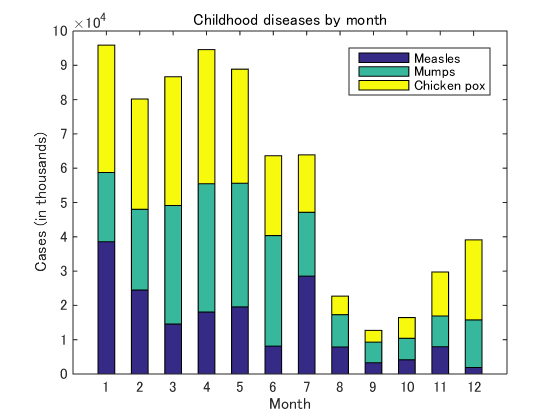
#> input picture FirstTest-3Classes-JPGType/dataset/train-validation/bar_chart_126.jpg, 560 x 420 px; its folder holds only this picture in this run
$ python build_dataset.py
#> lines starting #> are read from the running program, lines starting #| are printed output that depends on the picture
### FirstTest-3Classes-JPGType/loadData.py
import cv2
import numpy as np


def loadImage(filePath):
    image = cv2.imread(filePath)
    gray_image = cv2.cvtColor(image, cv2.COLOR_BGR2GRAY)
    return image

def resize_image(filePath, final_height, final_width):
    image = loadImage(filePath)
    height, width, channels = image.shape
    final_ratio = float(final_width) / final_height
    ratio = float(width / height)
    if ratio < final_ratio:
        wanted_width = round(final_ratio*height)
        border = int(wanted_width - width)
        blank_image = np.zeros((height, border, 3), np.uint8)
        blank_image[:,:] = (255, 255, 255)
        final = np.concatenate((image, blank_image), axis=1)
    elif ratio > final_ratio:
        wanted_height = round(width/final_ratio)
        border = int(wanted_height - height)
        blank_image = np.zeros((border, width, 3), np.uint8)
        blank_image[:, :] = (255, 255, 255)
        final = np.concatenate((image, blank_image), axis=0)
    else:
        final = image
    resized_image = cv2.resize(final, (final_width, final_height))
    # cv2.imshow('Resized Image', resized_image)
    # cv2.waitKey(0)

    return resized_image

### FirstTest-3Classes-JPGType/build_dataset.py
import numpy as np
import glob
from random import shuffle
import loadData
import pickle

#Building an images dataset with 3 classes : Line chart Bar chart, Scatter plot
shuffle_data = True

#Contains 120 images of 3 classes : Line Chart, Bar Chart, Scatter Chart
train_path = "./dataset/train-validation/*.jpg"
offset = 0.7
X = []
X_val = []
Y = []
Y_val = []

#Get a list of my training images paths
addrs = glob.glob(train_path)

#Get a list of my training images labels
labels = [0 if 'line' in addr else 1 if 'bar' in addr else 2 for addr in addrs]  # 0 = Line, 1 = Bar, 2=Scatter


#To shuffle data
if shuffle_data:
    c = list(zip(addrs, labels))
    shuffle(c)
    addrs, labels = zip(*c)


#Divide the data into offset% train, offset% validation
train_addrs = addrs[0:int(offset*len(addrs))]
train_labels = labels[0:int(offset*len(labels))]
validation_addrs = addrs[int(offset*len(addrs)):]
validation_labels = labels[int(offset*len(labels)):]

#Create a list of resized image array for the training dataset
for addr in train_addrs:
    img = loadData.resize_image(addr,32,32)
    X.append(img)

#Create a list of image labels for the training dataset: [1,0,0] : Line, [0,1,0] : Bar,[0,0,1] : Scatter
Y = train_labels
Y_train =[]
for a in Y :
    if a==0:
        Y_train.append([1,0,0])
    else:
        if a==1:
            Y_train.append([0,1,0])
        else:
            Y_train.append([0,0,1])

Y_train = np.asarray(Y_train,dtype='float32')

#Create a list of resized image array for the validation dataset
for addr in validation_addrs :
    img = loadData.resize_image(addr,32,32)
#> in loadImage, image is the input picture: shape (420, 560, 3); mean B, G, R 218.7, 231.3, 224.3
#> in loadImage, `gray_image = cv2.cvtColor(image, cv2.COLOR_BGR2GRAY)`:
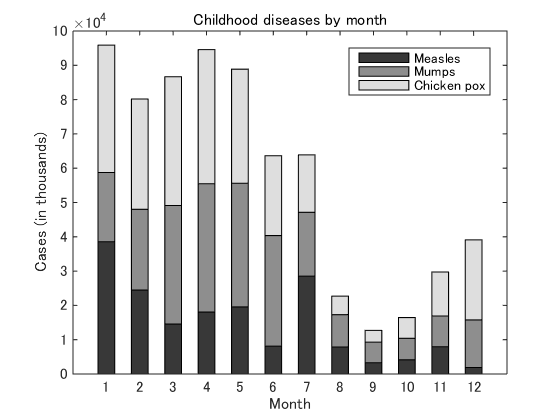
#> gray_image: shape (420, 560); min 0, max 255, mean 227.8
#> in resize_image, `final = np.concatenate((image, blank_image), axis=0)`:
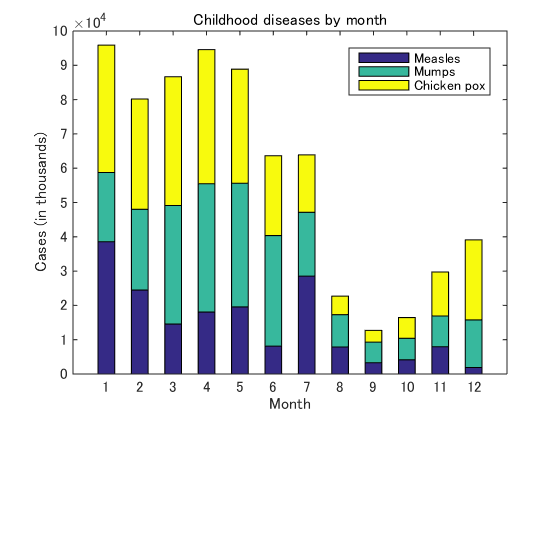
#> final: shape (560, 560, 3); mean B, G, R 227.8, 237.2, 231.9
#> in resize_image, `resized_image = cv2.resize(final, (final_width, final_height))`:
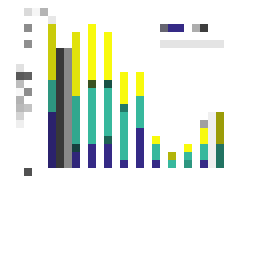
#> resized_image: shape (32, 32, 3) (shown 8 times larger); mean B, G, R 229.2, 237.5, 232.3
    X_val.append(img)

#Create a list of image labels for the validation dataset: [1,0,0] : Line, [0,1,0] : Bar,[0,0,1] : Scatter
Y_val = validation_labels
Y_val_resized =[]
for a in Y_val :
    if a==0:
        Y_val_resized.append([1,0,0])
    else:
        if a==1:
            Y_val_resized.append([0,1,0])
        else:
            Y_val_resized.append([0,0,1])

Y_val_resized = np.asarray(Y_val_resized,dtype='float32')

X_train = np.asarray(X,dtype='float32')
X_val_resized = np.asarray(X_val,dtype='float32')

print(X_train)
print(Y_train)
print(X_val_resized)
#> (printed output is left out)
print(Y_val_resized)

print(X_train.shape)
print(Y_train.shape)
print(X_val_resized.shape)
#| (1, 32, 32, 3)
print(Y_val_resized.shape)


with open('dataset.pkl', 'wb') as f:
    #train_set, valid_set, test_set = pickle.load(f)
    pickle.dump((X_train,Y_train,X_val_resized,Y_val_resized),f)

'''with open("dataset.pkl", "rb") as f:
    a,b,c,d = pickle.load(f)'''

$ run again, on FirstTest-3Classes-JPGType/dataset/train-validation/bar_chart_255.jpg
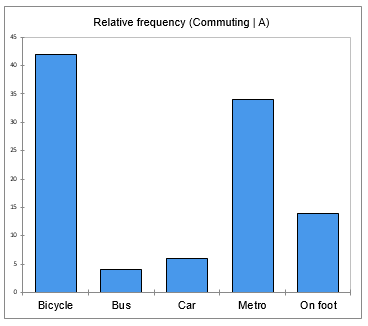
#> input picture FirstTest-3Classes-JPGType/dataset/train-validation/bar_chart_255.jpg, 368 x 326 px
#> in loadImage, image is the input picture: shape (326, 368, 3); mean B, G, R 244.2, 228.6, 213.6
#> in loadImage, `gray_image = cv2.cvtColor(image, cv2.COLOR_BGR2GRAY)`:
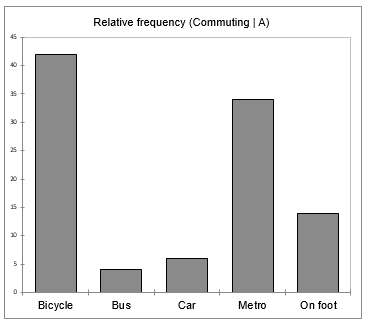
#> gray_image: shape (326, 368); min 0, max 255, mean 226
#> in resize_image, `resized_image = cv2.resize(final, (final_width, final_height))`:
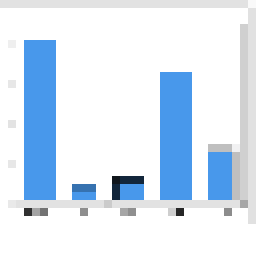
#> resized_image: shape (32, 32, 3) (shown 8 times larger); mean B, G, R 244.9, 230.7, 217.1
#> (printed output is left out)
#| (1, 32, 32, 3)

$ run again, on FirstTest-3Classes-JPGType/dataset/train-validation/bar_chart_323.jpg
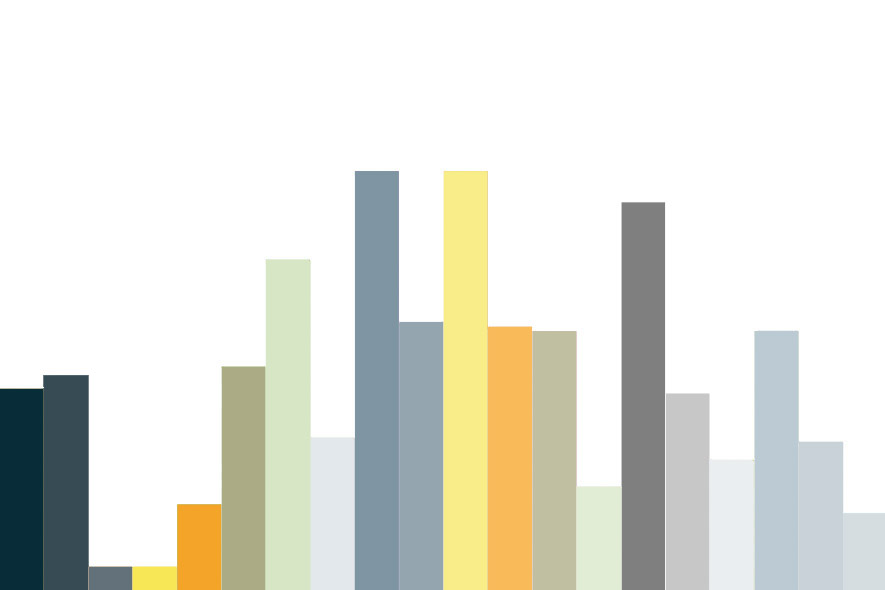
#> input picture FirstTest-3Classes-JPGType/dataset/train-validation/bar_chart_323.jpg, 885 x 590 px
#> in loadImage, image is the input picture: shape (590, 885, 3); mean B, G, R 219.9, 227.8, 227
#> in loadImage, `gray_image = cv2.cvtColor(image, cv2.COLOR_BGR2GRAY)`:
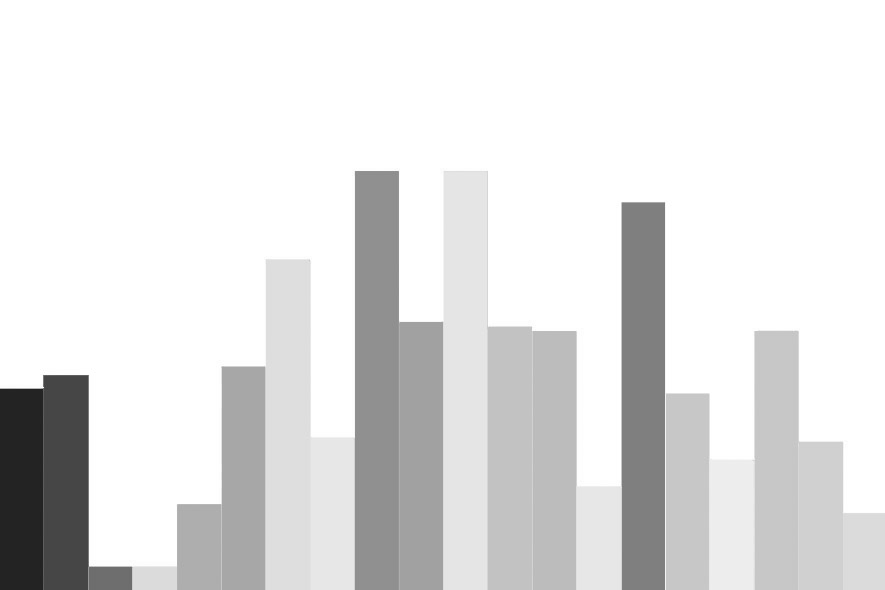
#> gray_image: shape (590, 885); min 31, max 255, mean 226.7
#> in resize_image, `resized_image = cv2.resize(final, (final_width, final_height))`:
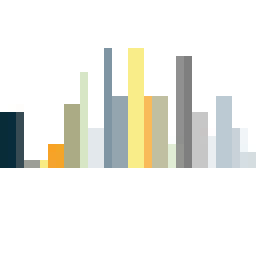
#> resized_image: shape (32, 32, 3) (shown 8 times larger); mean B, G, R 232.1, 237.5, 237
#> (printed output is left out)
#| (1, 32, 32, 3)

$ run again, on FirstTest-3Classes-JPGType/dataset/train-validation/bar_chart_153.jpg
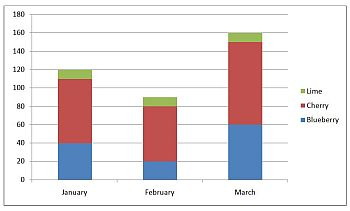
#> input picture FirstTest-3Classes-JPGType/dataset/train-validation/bar_chart_153.jpg, 350 x 211 px
#> in loadImage, image is the input picture: shape (211, 350, 3); mean B, G, R 226.6, 225.2, 232.6
#> in loadImage, `gray_image = cv2.cvtColor(image, cv2.COLOR_BGR2GRAY)`:
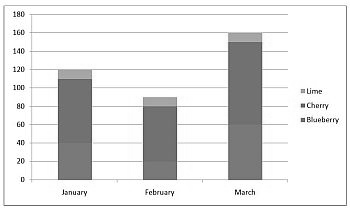
#> gray_image: shape (211, 350); min 0, max 255, mean 227.6
#> in resize_image, `resized_image = cv2.resize(final, (final_width, final_height))`:
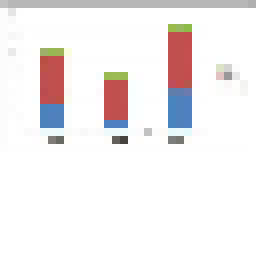
#> resized_image: shape (32, 32, 3) (shown 8 times larger); mean B, G, R 238.4, 237.9, 242.1
#> (printed output is left out)
#| (1, 32, 32, 3)
